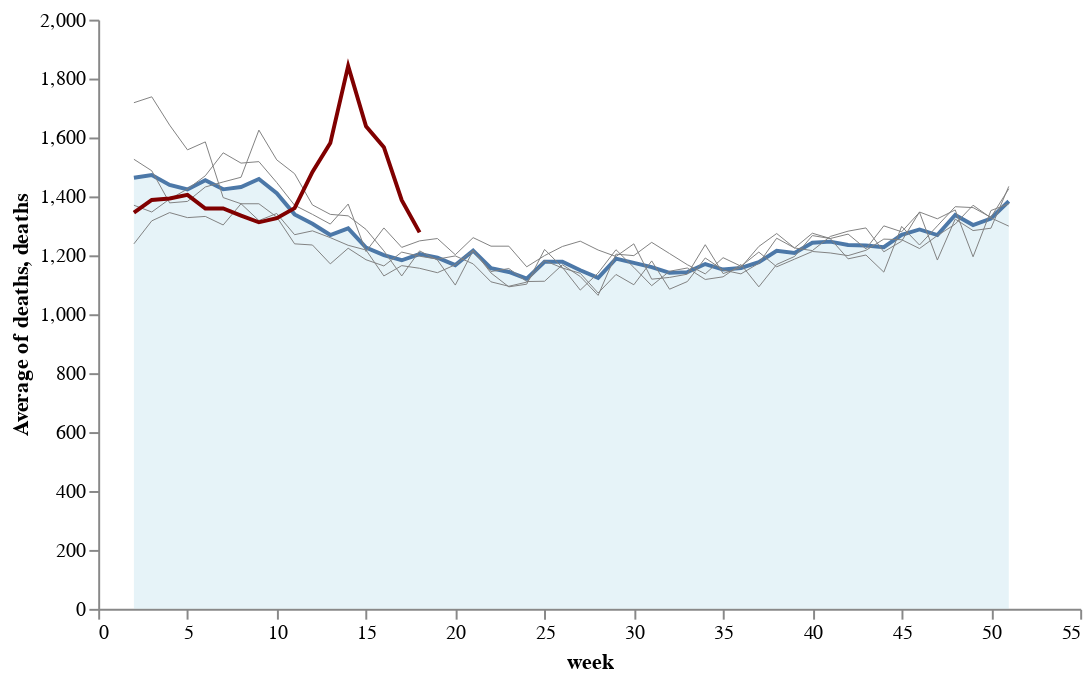

Notebook cell for this chart:
### Markdown cell above
Similarly for Switzerland, we will also turn off the grid and the view box -

### Code cell
# collapse
base = alt.Chart(switzerland).encode(
    x='week',
).properties(height=300, width=500)

lines = alt.layer(
    base.mark_line(color="gray", strokeWidth=0.5).transform_filter("datum.year == 2015").encode(y='deaths'),
    base.mark_line(color="gray", strokeWidth=0.5).transform_filter("datum.year == 2016").encode(y='deaths'),
    base.mark_line(color="gray", strokeWidth=0.5).transform_filter("datum.year == 2017").encode(y='deaths'),
    base.mark_line(color="gray", strokeWidth=0.5).transform_filter("datum.year == 2018").encode(y='deaths'),
    base.mark_line(color="gray", strokeWidth=0.5).transform_filter("datum.year == 2019").encode(y='deaths'),
    base.mark_line(color='maroon').transform_filter("datum.year == 2020").encode(y='deaths'),
).properties(width=400)

avg = base.mark_area(fill='lightblue', line=True, fillOpacity=0.3).transform_filter("datum.year < 2020").encode(
    y='average(deaths)',
)

(avg+lines).configure_view(strokeWidth=0).configure_axis(grid=False)

### Figure 1 — Vega-Lite specification as saved in the notebook (floating-point values rounded to 4 significant figures; data arrays with more than 128 entries replaced by an {"elided": "..."} marker saying what was removed)
{"config": {"view": {"continuousWidth": 400, "continuousHeight": 300, "strokeWidth": 0}, "axis": {"grid": false}}, "layer": [{"mark": {"type": "area", "fill": "lightblue", "fillOpacity": 0.3, "line": true}, "encoding": {"x": {"type": "quantitative", "field": "week"}, "y": {"type": "quantitative", "aggregate": "average", "field": "deaths"}}, "height": 300, "transform": [{"filter": "datum.year < 2020"}], "width": 500}, {"layer": [{"mark": {"type": "line", "color": "gray", "strokeWidth": 0.5}, "encoding": {"x": {"type": "quantitative", "field": "week"}, "y": {"type": "quantitative", "field": "deaths"}}, "height": 300, "transform": [{"filter": "datum.year == 2015"}], "width": 500}, {"mark": {"type": "line", "color": "gray", "strokeWidth": 0.5}, "encoding": {"x": {"type": "quantitative", "field": "week"}, "y": {"type": "quantitative", "field": "deaths"}}, "height": 300, "transform": [{"filter": "datum.year == 2016"}], "width": 500}, {"mark": {"type": "line", "color": "gray", "strokeWidth": 0.5}, "encoding": {"x": {"type": "quantitative", "field": "week"}, "y": {"type": "quantitative", "field": "deaths"}}, "height": 300, "transform": [{"filter": "datum.year == 2017"}], "width": 500}, {"mark": {"type": "line", "color": "gray", "strokeWidth": 0.5}, "encoding": {"x": {"type": "quantitative", "field": "week"}, "y": {"type": "quantitative", "field": "deaths"}}, "height": 300, "transform": [{"filter": "datum.year == 2018"}], "width": 500}, {"mark": {"type": "line", "color": "gray", "strokeWidth": 0.5}, "encoding": {"x": {"type": "quantitative", "field": "week"}, "y": {"type": "quantitative", "field": "deaths"}}, "height": 300, "transform": [{"filter": "datum.year == 2019"}], "width": 500}, {"mark": {"type": "line", "color": "maroon"}, "encoding": {"x": {"type": "quantitative", "field": "week"}, "y": {"type": "quantitative", "field": "deaths"}}, "height": 300, "transform": [{"filter": "datum.year == 2020"}], "width": 500}], "width": 400}], "data": {"name": "data-7b03ace96a09c2aa2b37ccb6fe5a2345"}, "$schema": "https://vega.github.io/schema/vega-lite/v4.8.1.json", "datasets": {"data-7b03ace96a09c2aa2b37ccb6fe5a2345": {"elided": "217 records"}}}
